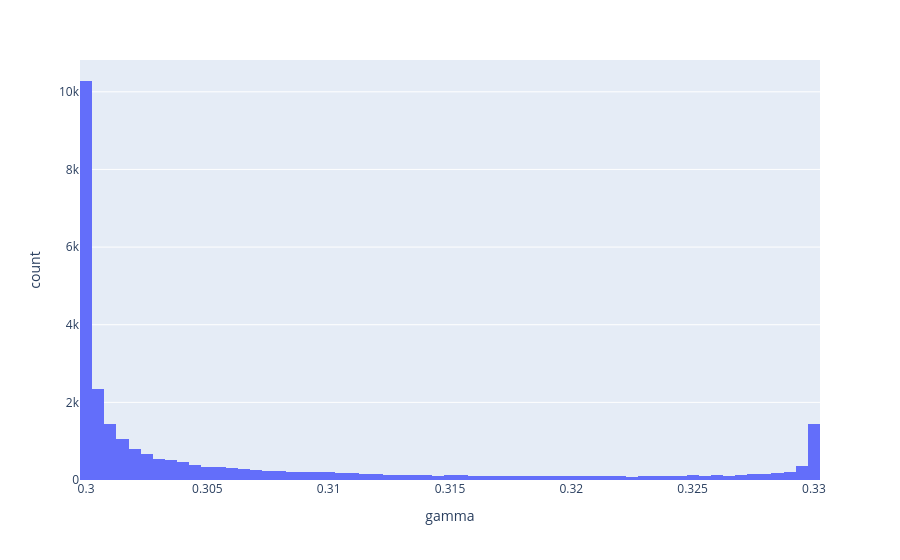
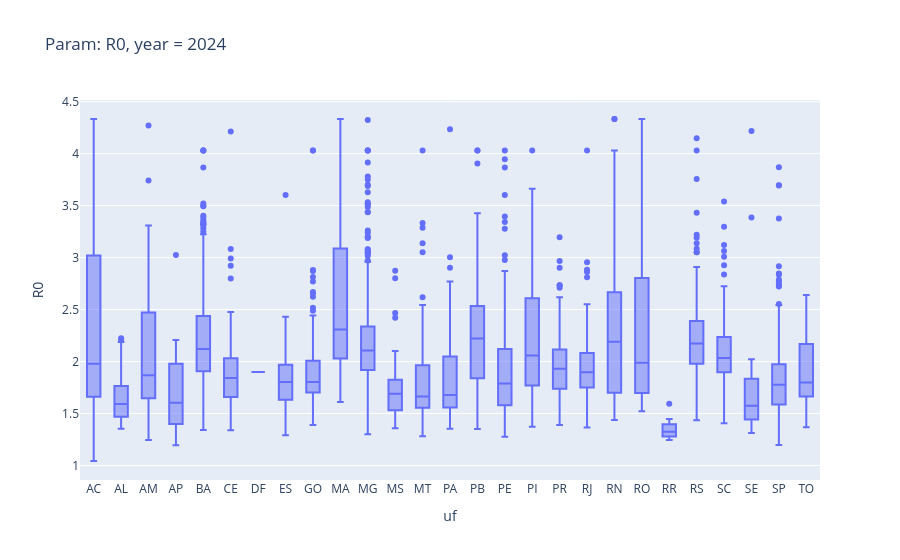
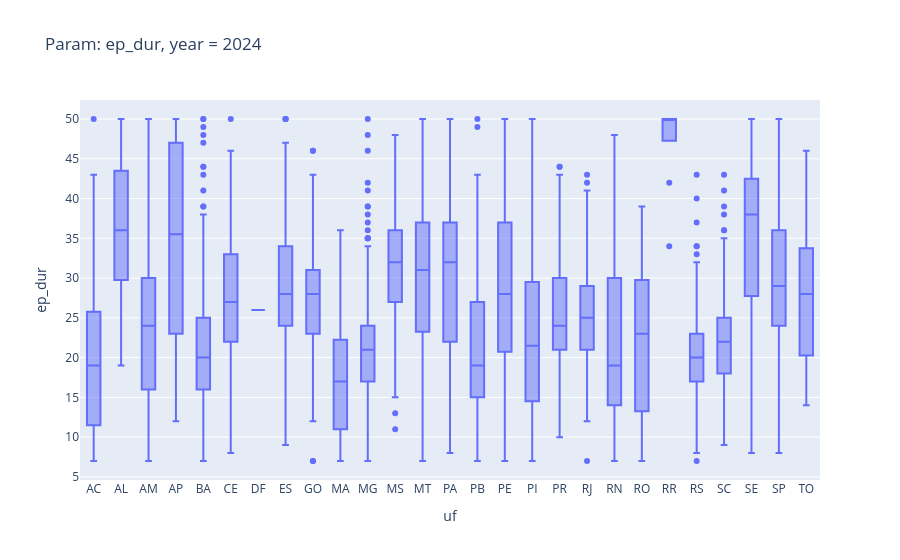

Notebook code for these charts, in order:
### Code cell
df = episcanner_main_df

# --- Plot distribution of gammas, just to check the range of values
from scipy.stats import gaussian_kde
gamma_kde = gaussian_kde(df["gamma"])

fig = px.histogram(
    df, x="gamma"
)
fig.show()
save_tmp_plotly_fig(fig, "episcanner_gamma_hist")

# --- Plot per-state distributions of key parameters, to see their spatial variability
year = 2024
y_variables = ["R0", "ep_dur"]

for y_variable in y_variables:
    fig = px.box(
        df.loc[df["year"] == year], x="uf", y=y_variable, title=f"Param: {y_variable}, year = {year}"
    )

    fig.show()
    name = f"episcanner_uf_dists/boxplot_{y_variable}_{year}"
    save_tmp_plotly_fig(fig, name)

### Figure 1 — Plotly figure (JSON) as saved in the notebook; plotly's stock layout.template omitted (floating-point values rounded to 4 significant figures; data arrays with more than 128 entries replaced by an {"elided": "..."} marker saying what was removed)
{"data": [{"bingroup": "x", "hovertemplate": "gamma=%{x}<br>count=%{y}<extra></extra>", "legendgroup": "", "marker": {"color": "#636efa", "pattern": {"shape": ""}}, "name": "", "orientation": "v", "showlegend": false, "x": {"elided": "27752 float values"}, "xaxis": "x", "yaxis": "y", "type": "histogram"}], "layout": {"xaxis": {"anchor": "y", "domain": [0.0, 1.0], "title": {"text": "gamma"}}, "yaxis": {"anchor": "x", "domain": [0.0, 1.0], "title": {"text": "count"}}, "legend": {"tracegroupgap": 0}, "margin": {"t": 60}, "barmode": "relative"}}

### Figure 2 — Plotly figure (JSON) as saved in the notebook; plotly's stock layout.template omitted (floating-point values rounded to 4 significant figures; data arrays with more than 128 entries replaced by an {"elided": "..."} marker saying what was removed)
{"data": [{"alignmentgroup": "True", "hovertemplate": "uf=%{x}<br>R0=%{y}<extra></extra>", "legendgroup": "", "marker": {"color": "#636efa"}, "name": "", "notched": false, "offsetgroup": "", "orientation": "v", "showlegend": false, "x": {"elided": "3818 str values"}, "x0": " ", "xaxis": "x", "y": {"elided": "3818 float values"}, "y0": " ", "yaxis": "y", "type": "box"}], "layout": {"xaxis": {"anchor": "y", "domain": [0.0, 1.0], "title": {"text": "uf"}}, "yaxis": {"anchor": "x", "domain": [0.0, 1.0], "title": {"text": "R0"}}, "legend": {"tracegroupgap": 0}, "title": {"text": "Param: R0, year = 2024"}, "boxmode": "group"}}

### Figure 3 — Plotly figure (JSON) as saved in the notebook; plotly's stock layout.template omitted (floating-point values rounded to 4 significant figures; data arrays with more than 128 entries replaced by an {"elided": "..."} marker saying what was removed)
{"data": [{"alignmentgroup": "True", "hovertemplate": "uf=%{x}<br>ep_dur=%{y}<extra></extra>", "legendgroup": "", "marker": {"color": "#636efa"}, "name": "", "notched": false, "offsetgroup": "", "orientation": "v", "showlegend": false, "x": {"elided": "3818 str values"}, "x0": " ", "xaxis": "x", "y": {"elided": "3818 int values"}, "y0": " ", "yaxis": "y", "type": "box"}], "layout": {"xaxis": {"anchor": "y", "domain": [0.0, 1.0], "title": {"text": "uf"}}, "yaxis": {"anchor": "x", "domain": [0.0, 1.0], "title": {"text": "ep_dur"}}, "legend": {"tracegroupgap": 0}, "title": {"text": "Param: ep_dur, year = 2024"}, "boxmode": "group"}}
